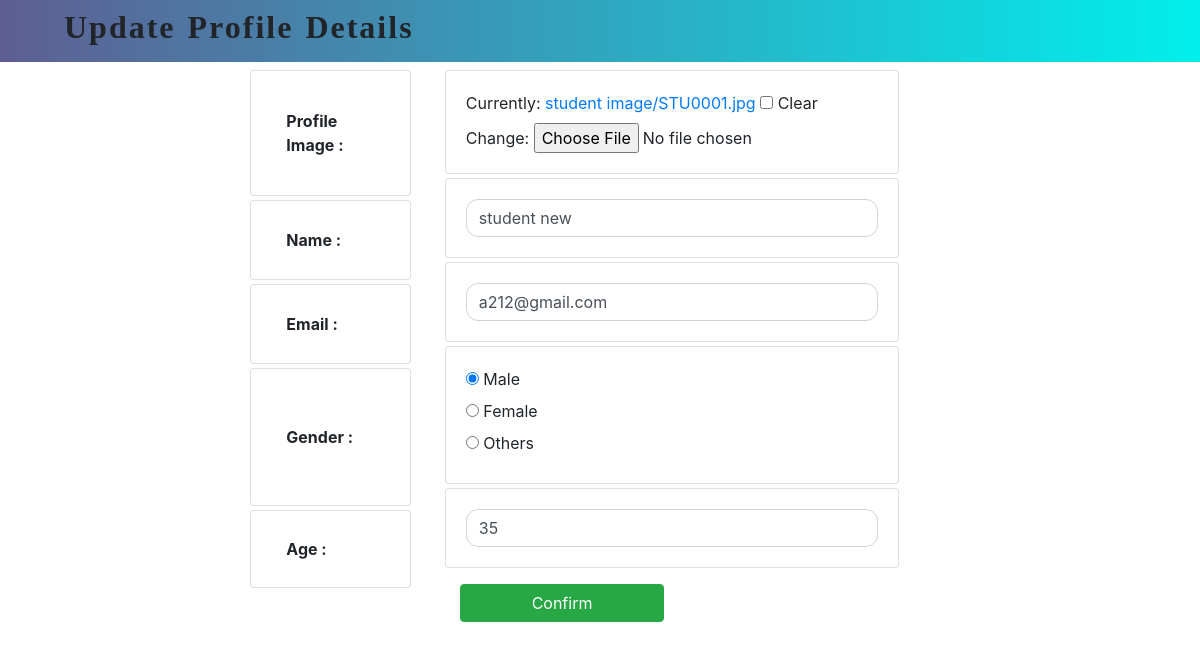
The page /student/proupdate/39/ on the database its author committed.
### accounts/models.py (models this page shows, shortened)
class CustUser(AbstractBaseUser,PermissionsMixin):
    email=models.EmailField(unique=True)
    is_active=models.BooleanField(default=True)
    is_staff=models.BooleanField(default=False)
    is_superuser = models.BooleanField(default=False)
    is_faculty=models.BooleanField(default=False)
    objects = CustomUserManager()
    USERNAME_FIELD = 'email'

class Student(CustUser):
    std_id=models.CharField(unique=True,max_length=50)
    student_name=models.CharField(max_length=100,null=True,blank=True)
    img=models.FileField(upload_to=user_directory_path,null=True,blank=True)
    options=(
        ("Male","Male"),
        ("Female","Female"),
        ("Others","Others")
    )
    gender=models.CharField(max_length=100,choices=options,default="Male")
    age=models.PositiveIntegerField(null=True)
    class_id=models.ForeignKey(Class_Name,on_delete=models.CASCADE)

class CustUser(AbstractBaseUser,PermissionsMixin):
    email=models.EmailField(unique=True)
    is_active=models.BooleanField(default=True)
    is_staff=models.BooleanField(default=False)
    is_superuser = models.BooleanField(default=False)
    is_faculty=models.BooleanField(default=False)
    objects = CustomUserManager()
    USERNAME_FIELD = 'email'

### student_app/views.py (the view)
# urls.py: path('proupdate/<int:pk>/',ProfileUpdateView.as_view(),name="proupd"),
class ProfileUpdateView(UpdateView):
    template_name="profileupdate.html"
    model=Student
    form_class=StudentFormProfile
    success_url=reverse_lazy('pro')

### student_app/forms.py
class StudentFormProfile(forms.ModelForm):
     class Meta:
        model=Student
        fields=['student_name','email','img','gender','age']
        widgets={
            'student_name':forms.TextInput(attrs={"placeholder":"Email","class":"form-control","style":"border-radius: 0.75rem; "}),
            'email':forms.TextInput(attrs={"placeholder":"Email","class":"form-control","style":"border-radius: 0.75rem; "}),
            'gender':forms.RadioSelect(),
            'age':forms.NumberInput(attrs={"placeholder":"Age","class":"form-control","style":"border-radius: 0.75rem; "}),
        }

### student_app/templates/profileupdate.html (shortened to what this page needs)
<!doctype html>
<html lang="en">
  <head>
    <link rel="stylesheet" href="https://stackpath.bootstrapcdn.com/bootstrap/4.3.1/css/bootstrap.min.css">
</head>
  <body >
  <nav class="navbar navbar-expand-lg navbar-light sticky-top" style="background: rgb(2,0,36);
     background: linear-gradient(90deg, rgba(2,0,36,1) 0%, rgba(19,19,53,1) 0%, rgba(94,94,147,1) 0%, rgba(1,239,236,1) 100%);position:relative fixed;width: 100%;">
    <div>
        <h2 class="mr-2 ml-5" style="text-align: left; letter-spacing: 2px;font-family:fantasy;font-weight: bold;" >Update </h2>
         </div>
    <div>
        <h2 class="mr-2 ml-1" style="text-align: left; letter-spacing: 2px;font-family:fantasy;font-weight: bold;" >Profile </h2>
         </div>
    <div>
        <h2 class="mr-2 ml-1" style="text-align: left; letter-spacing: 2px;font-family:fantasy;font-weight: bold;" >Details</h2>
         </div>
         <div style="text-decoration: none;color: white;padding: 4px;border-radius: 0.5rem;" ></div>
    </nav>
    <div class="row mr-5" >
        <div class="col"></div>
        <div class="col-2 ml-2 ">
            <div class="card ml-1 mt-2 mb-1" style="padding: 18px 15px;">
                <div class="card-body font-weight-bold">
                  Profile Image :
                </div>
            </div>
            <div class="card ml-1 mt-1 mb-1" id="fn" style="padding: 7px 15px;">
                <div class="card-body font-weight-bold">
                   Name :
                </div>
            </div>
            <div class="card ml-1 mt-1 mb-1" id="em" style="padding: 7px 15px;">
                <div class="card-body font-weight-bold">
                   Email :
                </div>
            </div>
            <div class="card ml-1 mt-1 mb-1 font-weight-bold" id="gn" style="padding: 36px 15px;">
                <div class="card-body">
                   Gender :
                </div>
            </div>
            <div class="card ml-1 mt-1 mb-1 font-weight-bold" id="ag" style="padding: 6px 15px;">
                <div class="card-body">
                   Age :
                </div>
            </div>
        </div>
        <form action="" method="post" id="formsubmit" enctype="multipart/form-data">
        <div class="col mt-2">
            <div class="card ml-1 mt-1 mb-1">
                <div class="card-body">
                   {{form.img}}
                </div>
            </div>
            <div class="card ml-1 mt-1 mb-1">
                <div class="card-body">
                   {{form.student_name}}
                </div>
            </div>
            <div class="card ml-1 mt-1 mb-1">
                <div class="card-body">
                   {{form.email}}
                </div>
            </div>
            <div class="card ml-1 mt-1 mb-1">
                <div class="card-body">
                   {{form.gender}}
                </div>
            </div>
            <div class="card ml-1 mt-1 mb-1">
                <div class="card-body">
                   {{form.age}}
                </div>
            </div>
            <div class="text-center">
                <div class="row mt-3 ml-1">
                    <div class="col"><button id="cnfrmbtn" class="btn btn-block btn-success">Confirm</button></div>
                    <div class="col"></div>
                </div>
            </div>
        </div>
    </form>
    <div class="col"></div>
    </div>
  </body>
</html>

### rows shown on the page
Student: student_name "student new", gender "☑ Male ☐ Female ☐ Others", age "35"
CustUser: email "a212@gmail.com"
